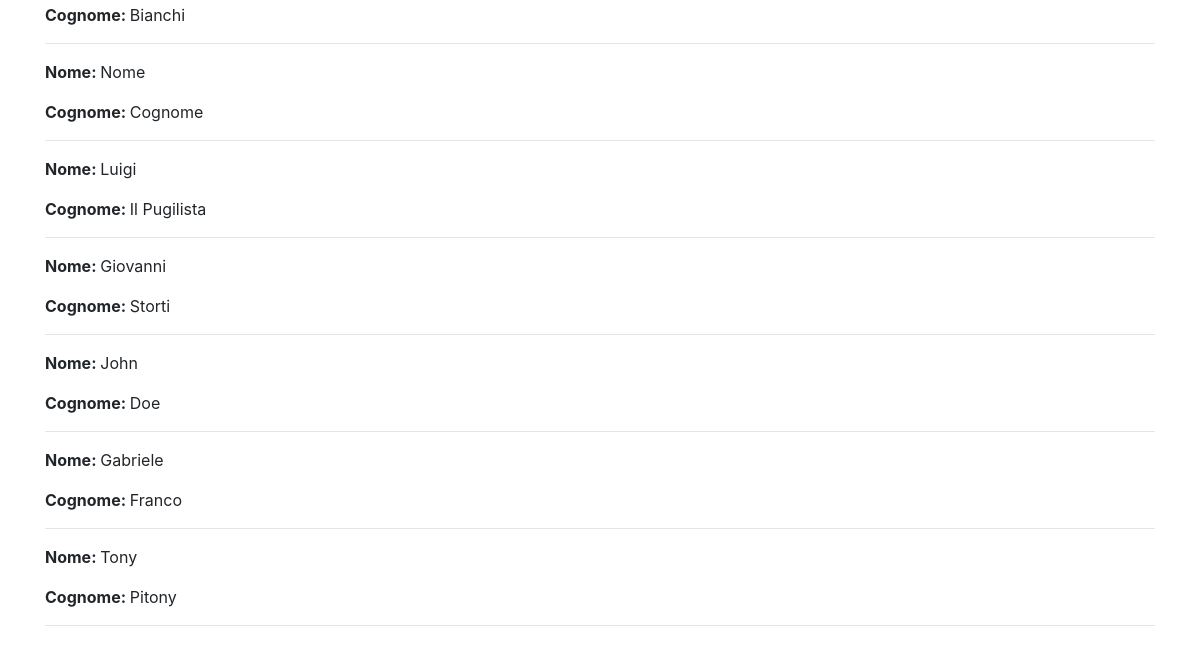
/news/homepage/ (lower part), run on an earlier commit of the app's database.
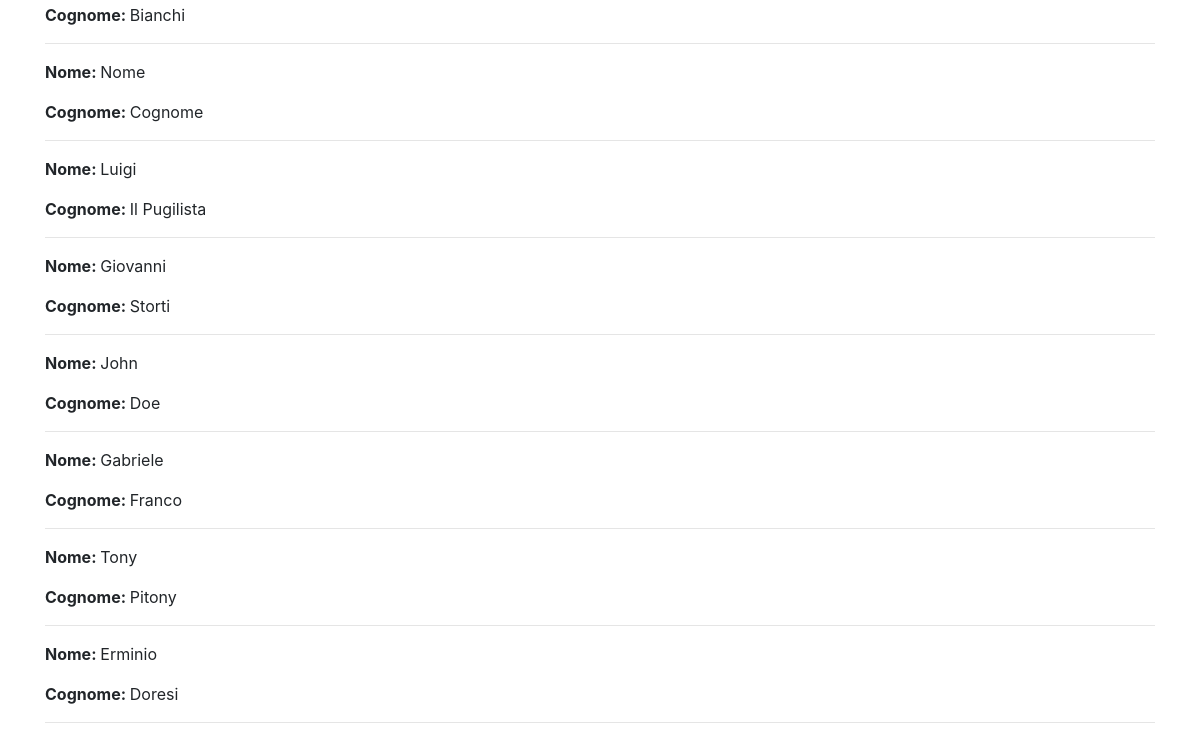
And on a later commit of the database.
### news/models.py (models this page shows)
class Giornalista (models.Model):
    nome = models.CharField (max_length=20)
    cognome = models.CharField(max_length=20)
    anno_di_nascita = models.DateField(blank=True)
    def __str__(self):
        return self.nome +" "+ self.cognome
    class Meta:
        verbose_name = "Giornalista"
        verbose_name_plural = "Giornalisti"

### news/views.py (the view)
# urls.py: path("homepage/", home, name="home"),
def home(request):
    articoli = Articolo.objects.all()
    giornalisti = Giornalista.objects.all()
    context = {"articoli": articoli, "giornalisti": giornalisti}
    print(context)
    return render (request, "news/homepage.html", context)

### news/models.py (called while the page is built)
    def __str__(self):
        return self.titolo

### news/templates/news/homepage.html (shortened to what this page needs)
{% extends 'base.html'%}
{%block content%}
    {% for giornalista in giornalisti %}
        <p><strong>Nome: </strong>{{ giornalista.nome }}</p>
        <p><strong>Cognome: </strong>{{ giornalista.cognome }}</p>
        <hr>
    {% endfor %}
{%endblock content%}

What changed in the data, as far as the page shows it:
added Giornalista: nome "Erminio", cognome "Doresi"
